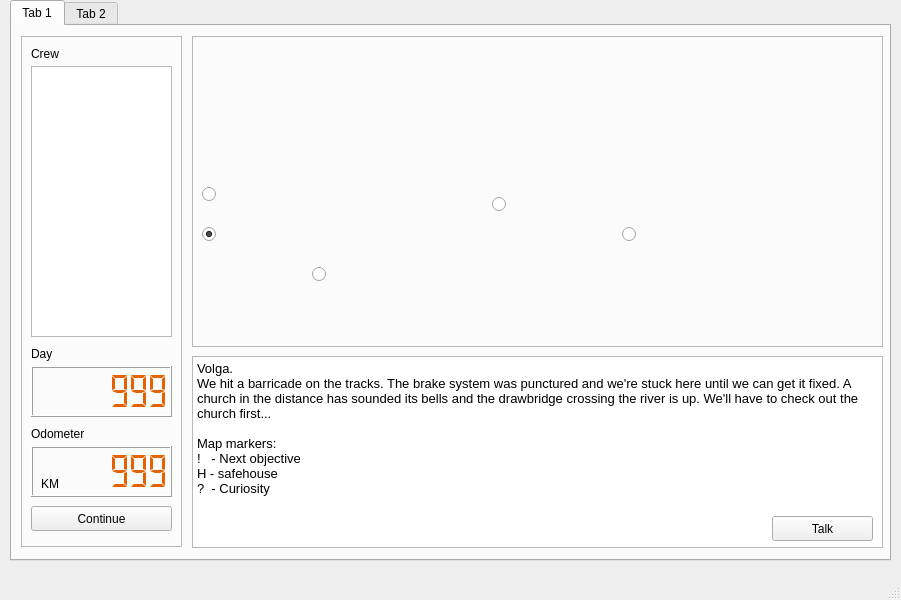
<?xml version="1.0" encoding="UTF-8"?>
<ui version="4.0">
 <class>VolgaWindow</class>
 <widget class="QMainWindow" name="VolgaWindow">
  <property name="geometry">
   <rect>
    <x>0</x>
    <y>0</y>
    <width>901</width>
    <height>600</height>
   </rect>
  </property>
  <property name="windowTitle">
   <string>MainWindow</string>
  </property>
  <widget class="QWidget" name="centralwidget">
   <widget class="QTabWidget" name="tabWidget">
    <property name="geometry">
     <rect>
      <x>10</x>
      <y>0</y>
      <width>881</width>
      <height>561</height>
     </rect>
    </property>
    <property name="currentIndex">
     <number>0</number>
    </property>
    <widget class="QWidget" name="tab_vol_1">
     <attribute name="title">
      <string>Tab 1</string>
     </attribute>
     <widget class="QFrame" name="map_frame_3">
      <property name="geometry">
       <rect>
        <x>180</x>
        <y>10</y>
        <width>691</width>
        <height>311</height>
       </rect>
      </property>
      <property name="frameShape">
       <enum>QFrame::Shape::StyledPanel</enum>
      </property>
      <property name="frameShadow">
       <enum>QFrame::Shadow::Raised</enum>
      </property>
      <widget class="QLabel" name="label_m_map_3">
       <property name="geometry">
        <rect>
         <x>10</x>
         <y>10</y>
         <width>671</width>
         <height>291</height>
        </rect>
       </property>
       <property name="text">
        <string/>
       </property>
       <property name="pixmap">
        <pixmap resource="resources.qrc">:/images/images/map.png</pixmap>
       </property>
      </widget>
      <widget class="QRadioButton" name="indicatorMoscow_3">
       <property name="geometry">
        <rect>
         <x>10</x>
         <y>150</y>
         <width>16</width>
         <height>16</height>
        </rect>
       </property>
       <property name="text">
        <string/>
       </property>
       <property name="checkable">
        <bool>false</bool>
       </property>
       <property name="checked">
        <bool>false</bool>
       </property>
      </widget>
      <widget class="QRadioButton" name="indicatorVolga_3">
       <property name="geometry">
        <rect>
         <x>10</x>
         <y>190</y>
         <width>16</width>
         <height>16</height>
        </rect>
       </property>
       <property name="text">
        <string/>
       </property>
       <property name="checkable">
        <bool>true</bool>
       </property>
       <property name="checked">
        <bool>true</bool>
       </property>
      </widget>
      <widget class="QRadioButton" name="indicatorCaspian_3">
       <property name="geometry">
        <rect>
         <x>120</x>
         <y>230</y>
         <width>16</width>
         <height>16</height>
        </rect>
       </property>
       <property name="text">
        <string/>
       </property>
       <property name="checkable">
        <bool>false</bool>
       </property>
       <property name="checked">
        <bool>false</bool>
       </property>
      </widget>
      <widget class="QRadioButton" name="indicatorNovosibirsk_3">
       <property name="geometry">
        <rect>
         <x>300</x>
         <y>160</y>
         <width>16</width>
         <height>16</height>
        </rect>
       </property>
       <property name="text">
        <string/>
       </property>
       <property name="checkable">
        <bool>false</bool>
       </property>
       <property name="checked">
        <bool>false</bool>
       </property>
      </widget>
      <widget class="QRadioButton" name="indicatorEnd_3">
       <property name="geometry">
        <rect>
         <x>430</x>
         <y>190</y>
         <width>16</width>
         <height>16</height>
        </rect>
       </property>
       <property name="text">
        <string/>
       </property>
       <property name="checkable">
        <bool>false</bool>
       </property>
       <property name="checked">
        <bool>false</bool>
       </property>
      </widget>
     </widget>
     <widget class="QFrame" name="frame_9">
      <property name="geometry">
       <rect>
        <x>9</x>
        <y>10</y>
        <width>161</width>
        <height>511</height>
       </rect>
      </property>
      <property name="frameShape">
       <enum>QFrame::Shape::StyledPanel</enum>
      </property>
      <property name="frameShadow">
       <enum>QFrame::Shadow::Raised</enum>
      </property>
      <widget class="QLCDNumber" name="lcdNumber_volga_odo">
       <property name="geometry">
        <rect>
         <x>10</x>
         <y>410</y>
         <width>141</width>
         <height>51</height>
        </rect>
       </property>
       <property name="styleSheet">
        <string notr="true">QLCDNumber{color:rgb(230, 97, 0);}</string>
       </property>
       <property name="digitCount">
        <number>7</number>
       </property>
       <property name="mode">
        <enum>QLCDNumber::Mode::Dec</enum>
       </property>
       <property name="segmentStyle">
        <enum>QLCDNumber::SegmentStyle::Flat</enum>
       </property>
       <property name="value" stdset="0">
        <double>999.000000000000000</double>
       </property>
      </widget>
      <widget class="QLCDNumber" name="lcdNumber_volga_day">
       <property name="geometry">
        <rect>
         <x>10</x>
         <y>330</y>
         <width>141</width>
         <height>51</height>
        </rect>
       </property>
       <property name="styleSheet">
        <string notr="true">QLCDNumber{color:rgb(230, 97, 0);}</string>
       </property>
       <property name="digitCount">
        <number>7</number>
       </property>
       <property name="mode">
        <enum>QLCDNumber::Mode::Dec</enum>
       </property>
       <property name="segmentStyle">
        <enum>QLCDNumber::SegmentStyle::Flat</enum>
       </property>
       <property name="value" stdset="0">
        <double>999.000000000000000</double>
       </property>
      </widget>
      <widget class="QPushButton" name="button_vol_continue">
       <property name="geometry">
        <rect>
         <x>10</x>
         <y>470</y>
         <width>141</width>
         <height>25</height>
        </rect>
       </property>
       <property name="text">
        <string>Continue</string>
       </property>
      </widget>
      <widget class="QLabel" name="label_9">
       <property name="geometry">
        <rect>
         <x>10</x>
         <y>310</y>
         <width>49</width>
         <height>16</height>
        </rect>
       </property>
       <property name="text">
        <string>Day</string>
       </property>
      </widget>
      <widget class="QLabel" name="label_10">
       <property name="geometry">
        <rect>
         <x>10</x>
         <y>390</y>
         <width>61</width>
         <height>16</height>
        </rect>
       </property>
       <property name="text">
        <string>Odometer</string>
       </property>
      </widget>
      <widget class="QLabel" name="label_11">
       <property name="geometry">
        <rect>
         <x>20</x>
         <y>440</y>
         <width>21</width>
         <height>16</height>
        </rect>
       </property>
       <property name="text">
        <string>KM</string>
       </property>
      </widget>
      <widget class="QListWidget" name="listWidget_vol_crew">
       <property name="geometry">
        <rect>
         <x>10</x>
         <y>30</y>
         <width>141</width>
         <height>271</height>
        </rect>
       </property>
      </widget>
      <widget class="QLabel" name="label_13">
       <property name="geometry">
        <rect>
         <x>10</x>
         <y>10</y>
         <width>49</width>
         <height>16</height>
        </rect>
       </property>
       <property name="text">
        <string>Crew</string>
       </property>
      </widget>
     </widget>
     <widget class="QTextBrowser" name="textBrowser_vol">
      <property name="geometry">
       <rect>
        <x>180</x>
        <y>330</y>
        <width>691</width>
        <height>192</height>
       </rect>
      </property>
      <property name="html">
       <string>&lt;!DOCTYPE HTML PUBLIC &quot;-//W3C//DTD HTML 4.0//EN&quot; &quot;http://www.w3.org/TR/REC-html40/strict.dtd&quot;&gt;
&lt;html&gt;&lt;head&gt;&lt;meta name=&quot;qrichtext&quot; content=&quot;1&quot; /&gt;&lt;meta charset=&quot;utf-8&quot; /&gt;&lt;style type=&quot;text/css&quot;&gt;
p, li { white-space: pre-wrap; }
hr { height: 1px; border-width: 0; }
li.unchecked::marker { content: &quot;\2610&quot;; }
li.checked::marker { content: &quot;\2612&quot;; }
&lt;/style&gt;&lt;/head&gt;&lt;body style=&quot; font-family:'Segoe UI'; font-size:9pt; font-weight:400; font-style:normal;&quot;&gt;
&lt;p style=&quot; margin-top:0px; margin-bottom:0px; margin-left:0px; margin-right:0px; -qt-block-indent:0; text-indent:0px;&quot;&gt;&lt;span style=&quot; font-family:'IBM Plex Sans'; font-size:10pt;&quot;&gt;Volga.&lt;/span&gt;&lt;/p&gt;
&lt;p style=&quot; margin-top:0px; margin-bottom:0px; margin-left:0px; margin-right:0px; -qt-block-indent:0; text-indent:0px;&quot;&gt;&lt;span style=&quot; font-family:'IBM Plex Sans'; font-size:10pt;&quot;&gt;We hit a barricade on the tracks. The brake system was punctured and we're stuck here until we can get it fixed. A church in the distance has sounded its bells and the drawbridge crossing the river is up. We'll have to check out the church first...&lt;/span&gt;&lt;/p&gt;
&lt;p style=&quot;-qt-paragraph-type:empty; margin-top:0px; margin-bottom:0px; margin-left:0px; margin-right:0px; -qt-block-indent:0; text-indent:0px; font-family:'IBM Plex Sans'; font-size:10pt;&quot;&gt;&lt;br /&gt;&lt;/p&gt;
&lt;p style=&quot; margin-top:0px; margin-bottom:0px; margin-left:0px; margin-right:0px; -qt-block-indent:0; text-indent:0px;&quot;&gt;&lt;span style=&quot; font-family:'IBM Plex Sans'; font-size:10pt;&quot;&gt;Map markers:&lt;/span&gt;&lt;/p&gt;
&lt;p style=&quot; margin-top:0px; margin-bottom:0px; margin-left:0px; margin-right:0px; -qt-block-indent:0; text-indent:0px;&quot;&gt;&lt;span style=&quot; font-family:'IBM Plex Sans'; font-size:10pt;&quot;&gt;!   - Next objective&lt;/span&gt;&lt;/p&gt;
&lt;p style=&quot; margin-top:0px; margin-bottom:0px; margin-left:0px; margin-right:0px; -qt-block-indent:0; text-indent:0px;&quot;&gt;&lt;span style=&quot; font-family:'IBM Plex Sans'; font-size:10pt;&quot;&gt;H - safehouse&lt;/span&gt;&lt;/p&gt;
&lt;p style=&quot; margin-top:0px; margin-bottom:0px; margin-left:0px; margin-right:0px; -qt-block-indent:0; text-indent:0px;&quot;&gt;&lt;span style=&quot; font-family:'IBM Plex Sans'; font-size:10pt;&quot;&gt;?  - Curiosity&lt;/span&gt;&lt;/p&gt;&lt;/body&gt;&lt;/html&gt;</string>
      </property>
     </widget>
     <widget class="QPushButton" name="button_volga_talk">
      <property name="geometry">
       <rect>
        <x>760</x>
        <y>490</y>
        <width>101</width>
        <height>25</height>
       </rect>
      </property>
      <property name="text">
       <string>Talk</string>
      </property>
     </widget>
    </widget>
    <widget class="QWidget" name="tab_vol_2">
     <attribute name="title">
      <string>Tab 2</string>
     </attribute>
     <widget class="QFrame" name="frame_10">
      <property name="geometry">
       <rect>
        <x>10</x>
        <y>10</y>
        <width>341</width>
        <height>511</height>
       </rect>
      </property>
      <property name="frameShape">
       <enum>QFrame::Shape::StyledPanel</enum>
      </property>
      <property name="frameShadow">
       <enum>QFrame::Shadow::Raised</enum>
      </property>
      <widget class="QLCDNumber" name="lcdNumber_volga_energy">
       <property name="geometry">
        <rect>
         <x>190</x>
         <y>30</y>
         <width>141</width>
         <height>51</height>
        </rect>
       </property>
       <property name="styleSheet">
        <string notr="true">QLCDNumber{color:rgb(230, 97, 0);}</string>
       </property>
       <property name="digitCount">
        <number>7</number>
       </property>
       <property name="mode">
        <enum>QLCDNumber::Mode::Dec</enum>
       </property>
       <property name="segmentStyle">
        <enum>QLCDNumber::SegmentStyle::Flat</enum>
       </property>
       <property name="value" stdset="0">
        <double>999.000000000000000</double>
       </property>
      </widget>
      <widget class="QLabel" name="label_12">
       <property name="geometry">
        <rect>
         <x>190</x>
         <y>10</y>
         <width>49</width>
         <height>16</height>
        </rect>
       </property>
       <property name="text">
        <string>Energy</string>
       </property>
      </widget>
      <widget class="QTextBrowser" name="text_volga_sub">
       <property name="geometry">
        <rect>
         <x>10</x>
         <y>90</y>
         <width>321</width>
         <height>411</height>
        </rect>
       </property>
      </widget>
     </widget>
     <widget class="QFrame" name="frame_vol_map">
      <property name="geometry">
       <rect>
        <x>360</x>
        <y>10</y>
        <width>511</width>
        <height>511</height>
       </rect>
      </property>
      <property name="frameShape">
       <enum>QFrame::Shape::StyledPanel</enum>
      </property>
      <property name="frameShadow">
       <enum>QFrame::Shadow::Raised</enum>
      </property>
      <widget class="QLabel" name="label_map_volga">
       <property name="geometry">
        <rect>
         <x>10</x>
         <y>10</y>
         <width>491</width>
         <height>491</height>
        </rect>
       </property>
       <property name="text">
        <string/>
       </property>
       <property name="pixmap">
        <pixmap resource="resources.qrc">:/images/images/map_volga.png</pixmap>
       </property>
      </widget>
      <widget class="QPushButton" name="button_volga_church">
       <property name="geometry">
        <rect>
         <x>170</x>
         <y>170</y>
         <width>21</width>
         <height>24</height>
        </rect>
       </property>
       <property name="text">
        <string>!</string>
       </property>
      </widget>
      <widget class="QPushButton" name="button_volga_crane">
       <property name="geometry">
        <rect>
         <x>130</x>
         <y>410</y>
         <width>21</width>
         <height>24</height>
        </rect>
       </property>
       <property name="text">
        <string>!</string>
       </property>
      </widget>
      <widget class="QPushButton" name="button_volga_terminal">
       <property name="geometry">
        <rect>
         <x>460</x>
         <y>230</y>
         <width>21</width>
         <height>24</height>
        </rect>
       </property>
       <property name="text">
        <string>!</string>
       </property>
      </widget>
      <widget class="QPushButton" name="button_volga_radDump">
       <property name="geometry">
        <rect>
         <x>90</x>
         <y>350</y>
         <width>21</width>
         <height>24</height>
        </rect>
       </property>
       <property name="text">
        <string>!</string>
       </property>
      </widget>
      <widget class="QPushButton" name="button_volga_bridge">
       <property name="geometry">
        <rect>
         <x>350</x>
         <y>170</y>
         <width>21</width>
         <height>24</height>
        </rect>
       </property>
       <property name="text">
        <string>!</string>
       </property>
      </widget>
      <widget class="QPushButton" name="button_volga_safehouse">
       <property name="geometry">
        <rect>
         <x>280</x>
         <y>280</y>
         <width>21</width>
         <height>24</height>
        </rect>
       </property>
       <property name="text">
        <string>H</string>
       </property>
      </widget>
      <widget class="QPushButton" name="button_volga_banditTower">
       <property name="geometry">
        <rect>
         <x>190</x>
         <y>330</y>
         <width>21</width>
         <height>24</height>
        </rect>
       </property>
       <property name="text">
        <string>?</string>
       </property>
      </widget>
      <widget class="QPushButton" name="button_volga_oilTank">
       <property name="geometry">
        <rect>
         <x>390</x>
         <y>400</y>
         <width>21</width>
         <height>24</height>
        </rect>
       </property>
       <property name="text">
        <string>?</string>
       </property>
      </widget>
      <widget class="QPushButton" name="button_volga_banditCamp">
       <property name="geometry">
        <rect>
         <x>290</x>
         <y>230</y>
         <width>21</width>
         <height>24</height>
        </rect>
       </property>
       <property name="text">
        <string>?</string>
       </property>
      </widget>
     </widget>
    </widget>
   </widget>
  </widget>
  <widget class="QStatusBar" name="statusbar"/>
 </widget>
 <resources>
  <include location="resources.qrc"/>
 </resources>
 <connections/>
</ui>
